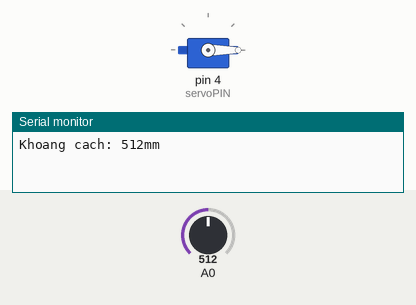
Bench run of a sketch on a simulated Arduino Uno, built with avr-gcc and run on an emulated ATmega328P. Shown: servo, the last lines printed to the serial monitor. The test bench sets the inputs (shaded band); at power-on: A0 = 512. The audio player accepts every command and is not drawn.

Above: at 1.7 s.
1.8 s: A0 set to 105
6.8 s: A0 set to 91
At 8.8 s:
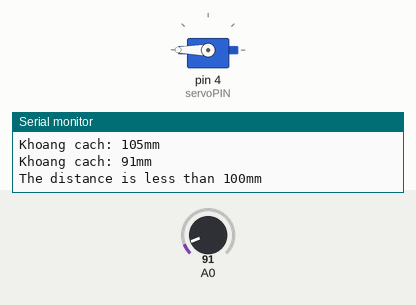
12.0 s: A0 set to 110
At 12.8 s:
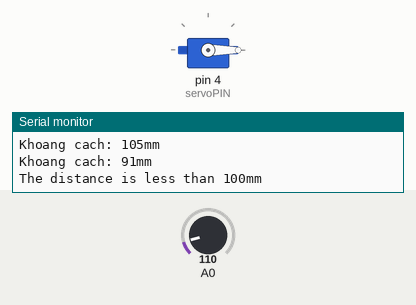
Timing chart, 0 to 15.0 s (numbered marks = the images above; inputs shaded):
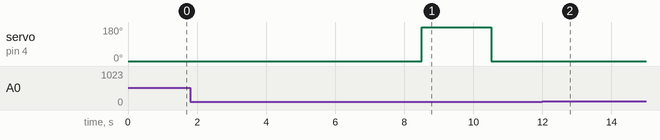

The sketch:

arduino_code.ino
```cpp
#include "SoftwareSerial.h"
#include "DFRobotDFPlayerMini.h"
#include <Servo.h>
SoftwareSerial mySoftwareSerial(12, 11);
DFRobotDFPlayerMini myDFPlayer;
Servo servo;
unsigned int ADCValue;
int servoPIN = 4;
void setup() {
  Serial.begin (9600);
  mySoftwareSerial.begin(9600);
  if (!myDFPlayer.begin(mySoftwareSerial, true, false)) {
    while (true) {
      delay(0);
    }
  }
  myDFPlayer.volume(30);
  servo.attach(servoPIN);
  servo.write(0);
}
void loop() {
  ADCValue = analogRead(A0);
  Serial.print("Khoang cach: ");
  Serial.print(ADCValue, DEC);
  Serial.println("mm");
  if (ADCValue < 100) {
    Serial.println("The distance is less than 100mm");
    servo.write(180);
    delay(2000);
    servo.write(0);
    thankyou();
  }
  if (ADCValue > 600) {
    Serial.println("The distance is more than 600mm");
    remind();
  }
  delay(4000);
}

void remind() {
  myDFPlayer.play(1);
  delay(4000);
}

void thankyou() {
  myDFPlayer.play(2);
  delay(4000);
}
```

Measured:
- the behaviour switches between 100 and 99 on A0 (found by bisection; images 0 and 1)
- after the input at 6.8 s, servo on pin 4 (servoPIN): 0° → 180° after 1.7 s, → 0° 2.0 s later
- after the input at 12.0 s, servo on pin 4 (servoPIN): stays 0° (without the input it goes to 180° after 6.5 s)
